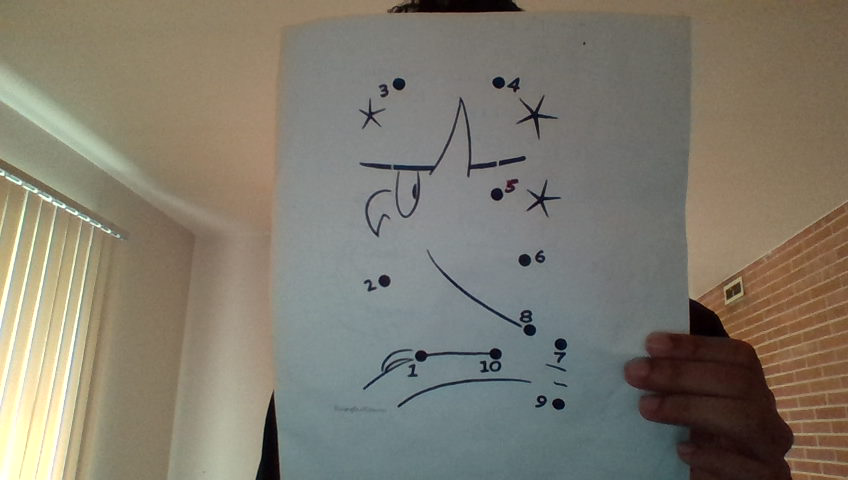
#> input picture test.png, 848 x 480 px, given in place of the camera
$ python capture.py
#> lines starting #> are read from the running program, lines starting #| are printed output that depends on the picture; after the words box and inside, x2 and y2 are one past the last pixel; in counts of white or black regions, pixels touching at a corner belong together
### image_utils.py
import glob
import numpy as np
import cv2 as cv
import os
import random

from config import parse_cfg

# [35 lines left out: functions get_corners, jpg_to_numpy, random_resize, not called in this run]


def adaptive_thresh(img, block_size=55, constant=10):
    return cv.adaptiveThreshold(img, 255,cv.ADAPTIVE_THRESH_GAUSSIAN_C, cv.THRESH_BINARY, block_size, constant)


# [42 lines left out: functions cut_and_save, get_scaled_position, get_img_data, not called in this run]


def get_number_of_images(directory_path):
    path_slash = '\\' if os.name == 'nt' else '/'

    if directory_path[-1] != path_slash:
        directory_path += path_slash

    return len(glob.glob(directory_path + '*.npy'))

### capture.py
import cv2 as cv
import numpy as np
from constants import NUM_DIRECTORIES

from image_utils import adaptive_thresh, get_number_of_images
from canvas import write_to_cfg

class Capture:

    # some help here from : https://www.pyimagesearch.com/2015/03/09/capturing-mouse-click-events-with-python-and-opencv/

    def __init__(self):
        self.points = []

        self.canvases = []
        self.nums = []
        self.dots = []
        self.backgrounds = []
        self.drawings = []

        self.frame = None
        self.window_name = 'capture'
        self.freeze = 0


    def mouse_callback(self, event, x, y, flags, param):

        if event == cv.EVENT_LBUTTONUP:
            self.points.append((x,y))
        else:
            return

        if len(self.points) == 2:

            cur_frame = self.frame.copy()
            x1, y1 = self.points[0]  # opencv garbage
            x2, y2 = self.points[1]
            img = cur_frame[y1:y2, x1:x2]

            cv.rectangle(self.frame, self.points[0], self.points[1], (0), 2)
            cv.imshow('capture', self.frame)

            print("want to save this image? c(canvas) n(num) d(dot) b(background) r(drawing) esc(no)")
            key = cv.waitKey(0)

            if key == 99: # canvas
                self.canvases.append((cur_frame, (x1, y1), (x2, y2)))
                print('saved blank')
            elif key == 110: # number
                print('ok, what number?')
                num = int(input())
                self.nums.append((img, num))
                print('saved number')
            elif key == 100: # dot
                self.dots.append(img)
                print('saved dot')
            elif key == 98: # backgrounds
                self.backgrounds.append(img)
                print('saved background')
            elif key == 114: # drawings
                self.drawings.append(img)
                print('saved drawing')

            self.freeze = 0 # unfreeze if frozen
            self.points = [] # reset points


    def save_captures(self):

        cur_canvas_idx = get_number_of_images('canvases/') + 1
        canvas_to_config = {}
        for img, top_left, bot_right in self.canvases:
            np.save('canvases/' + str(cur_canvas_idx), img)
            canvas_to_config[cur_canvas_idx] = (top_left, bot_right)
            cur_canvas_idx += 1

        if len(canvas_to_config) > 0:
            write_to_cfg(canvas_to_config)

        for img, num in self.nums:
            num_cnt = get_number_of_images('nums/' + str(num))

            np.save('nums/' + str(num) + '/' + str(num_cnt + 1), img)  # fix hard coded path slash?

        cur_dot_idx = get_number_of_images('dots/') + 1
        for img in self.dots:
            np.save('dots/' + str(cur_dot_idx), img)
            cur_dot_idx += 1

        cur_background_idx = get_number_of_images('backgrounds/') + 1
        for img in self.backgrounds:
            np.save('backgrounds/' + str(cur_background_idx), img)
            cur_background_idx += 1

        cur_drawing_idx = get_number_of_images('drawings/') + 1
        for img in self.drawings:
            np.save('drawings/' + str(cur_drawing_idx), img)
            cur_drawing_idx += 1


    def run(self):

        cap = cv.VideoCapture(0)

        while True:

            if self.freeze == 0:
                _, self.frame = cap.read()
#> self.frame is the input picture: shape (480, 848, 3); mean B, G, R 110.1, 123, 128.4

                self.frame = cv.cvtColor(self.frame, cv.COLOR_BGR2GRAY)
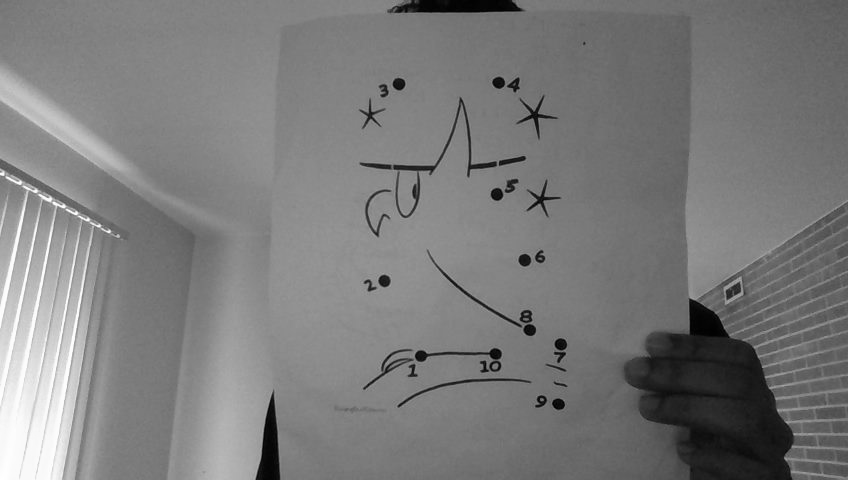
#> self.frame: shape (480, 848); min 0, max 255, mean 123.1
                self.frame = cv.resize(self.frame, (1280, 720))
#> self.frame: shape (720, 1280)
                self.frame = adaptive_thresh(self.frame)
#> in adaptive_thresh, `return cv.adaptiveThreshold(img, 255,cv.ADAPTIVE_THRESH_GAUSSIAN_C, cv..`:
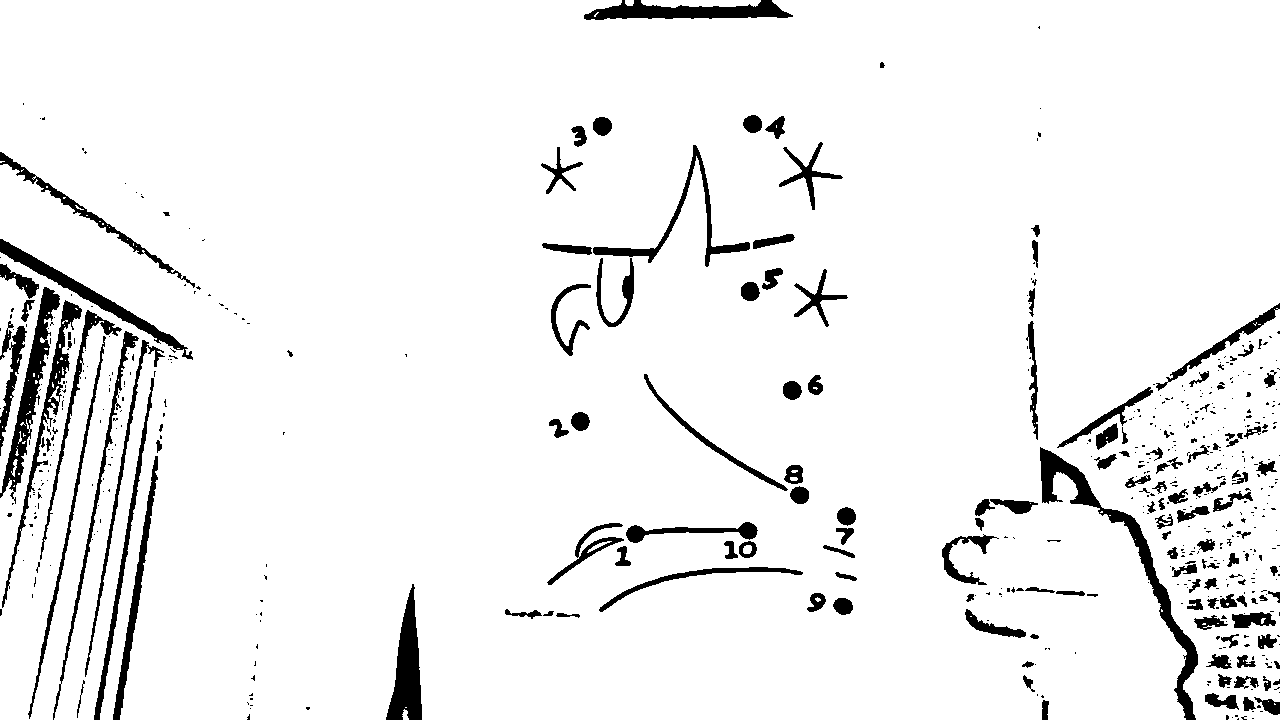
#> returned value: shape (720, 1280); 93.9% white; 575 black regions (421 under 20 px), largest, box (x1, y1, x2, y2) and area: (1040, 447, 1198, 720) 4131, (0, 287, 60, 504) 2892, (386, 584, 422, 720) 2611

            cv.imshow('capture', self.frame)
            cv.setMouseCallback('capture', self.mouse_callback)

            key = cv.waitKey(15)
#> (key Esc is pressed here)

            if key == 27: # exit on ESC
                break
            elif key == 102:
                self.freeze = 400 # freeze for 400 frames
            elif key == 117:
                self.freeze = 0

        cap.release()

        self.save_captures()

Capture().run()
